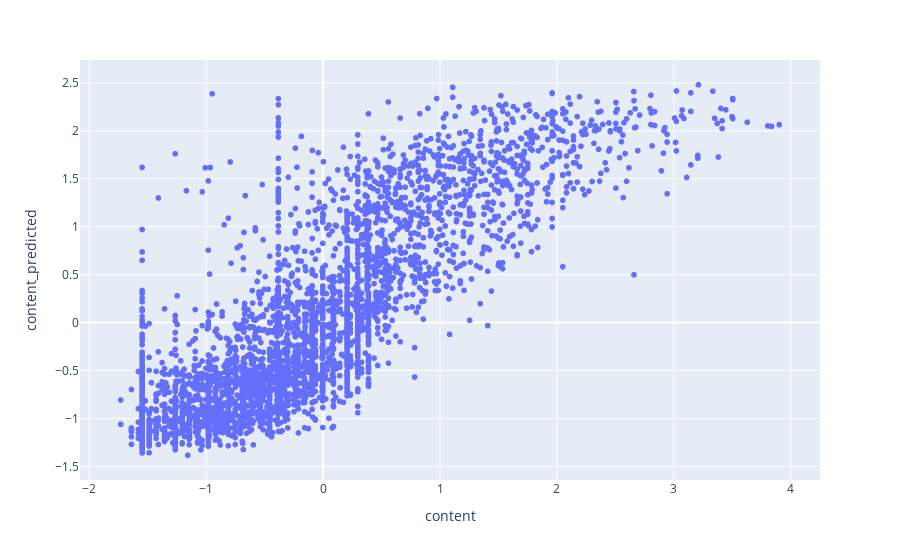

Notebook cell for this chart:
### Code cell
validate.plot.scatter(x="content", y='content_predicted')

### Figure 1 — Plotly figure (JSON) as saved in the notebook; plotly's stock layout.template omitted (floating-point values rounded to 4 significant figures; data arrays with more than 128 entries replaced by an {"elided": "..."} marker saying what was removed)
{"data": [{"hovertemplate": "content=%{x}<br>content_predicted=%{y}<extra></extra>", "legendgroup": "", "marker": {"color": "#636efa", "symbol": "circle"}, "mode": "markers", "name": "", "showlegend": false, "type": "scattergl", "x": {"elided": "4053 float values"}, "xaxis": "x", "y": {"elided": "4053 float values"}, "yaxis": "y"}], "layout": {"legend": {"tracegroupgap": 0}, "margin": {"t": 60}, "xaxis": {"anchor": "y", "domain": [0, 1], "title": {"text": "content"}}, "yaxis": {"anchor": "x", "domain": [0, 1], "title": {"text": "content_predicted"}}}}
